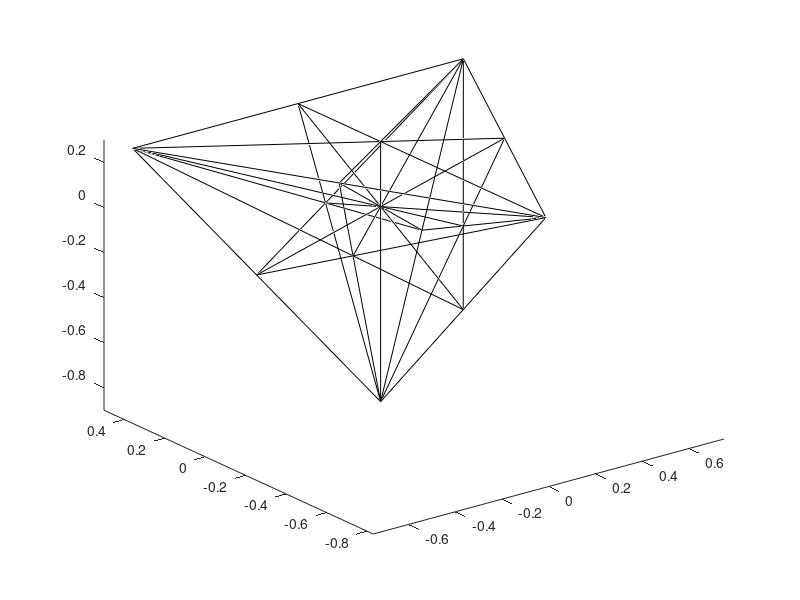

This figure's MATLAB source:
% This function is for plotting the boundary and inner edges of mathcal{T} for n = 4

function[] = arenas()


% Plot boundary
plot3([1/sqrt(2),-1/sqrt(2),0,1/sqrt(2),0,-1/sqrt(2)],[1/sqrt(6),1/sqrt(6),-sqrt(2/3),1/sqrt(6),0,1/sqrt(6)],[1/sqrt(12),1/sqrt(12),1/sqrt(12),1/sqrt(12),-sqrt(3/4),1/sqrt(12)],'k');
hold on
plot3([0,0],[0,-sqrt(2/3)],[-sqrt(3/4),1/sqrt(12)],'k')

% Plot interior edges
plot3([0,0],[0,0],[-sqrt(3/4),1/sqrt(12)],'k')
plot3([1/sqrt(2),-1/3/sqrt(2)],[1/sqrt(6),-1/3/sqrt(6)],[1/sqrt(12),-1/3/sqrt(12)],'k')
plot3([-1/sqrt(2),1/3/sqrt(2)],[1/sqrt(6),-1/3/sqrt(6)],[1/sqrt(12),-1/3/sqrt(12)],'k')
plot3([0,0],[-sqrt(2/3),sqrt(2)/3/sqrt(3)],[1/sqrt(12),-1/6/sqrt(3)],'k')
plot3([-1,1]/2/sqrt(2),[-1,1]/2/sqrt(6),[1,-1]/sqrt(12),'k')
plot3([0,0], [1,-1]/sqrt(6), [1,-1]/sqrt(12),'k')
plot3([-1,1]/2/sqrt(2), [1,-1]/2/sqrt(6),[-1,1]/sqrt(12),'k')


% Plot inner edges on the boundary
plot3([1/sqrt(2),-1/2/sqrt(2)],[1/sqrt(6),-1/2/sqrt(6)],[1,1]/sqrt(12),'k')
plot3([-1/sqrt(2),1/2/sqrt(2)],[1/sqrt(6),-1/2/sqrt(6)],[1,1]/sqrt(12),'k')
plot3([0,0],[1,-2]/sqrt(6),[1,1]/sqrt(12),'k')
plot3([0,0],[0,1/sqrt(6)],[-sqrt(3/4),1/sqrt(12)],'k')
plot3([0,-1/2/sqrt(2)],[0,-1/2/sqrt(6)],[-sqrt(3/4),1/sqrt(12)],'k')
plot3([0,1/2/sqrt(2)],[0,-1/2/sqrt(6)],[-sqrt(3/4),1/sqrt(12)],'k')
plot3([1/sqrt(2),0,-1/sqrt(2)],[1/sqrt(6),-1/sqrt(6),1/sqrt(6)],[1/sqrt(12),-1/sqrt(12),1/sqrt(12)],'k')
plot3([1/sqrt(2),-1/2/sqrt(2),0],[1/sqrt(6),1/2/sqrt(6),-2/sqrt(6)],[1/sqrt(12),-1/sqrt(12),1/sqrt(12)],'k')
plot3([-1/sqrt(2),1/2/sqrt(2),0],[1/sqrt(6),1/2/sqrt(6),-2/sqrt(6)],[1/sqrt(12),-1/sqrt(12),1/sqrt(12)],'k')

box off
axis([-.75,.75,-.83,.5,-.9,.3])

endfunction